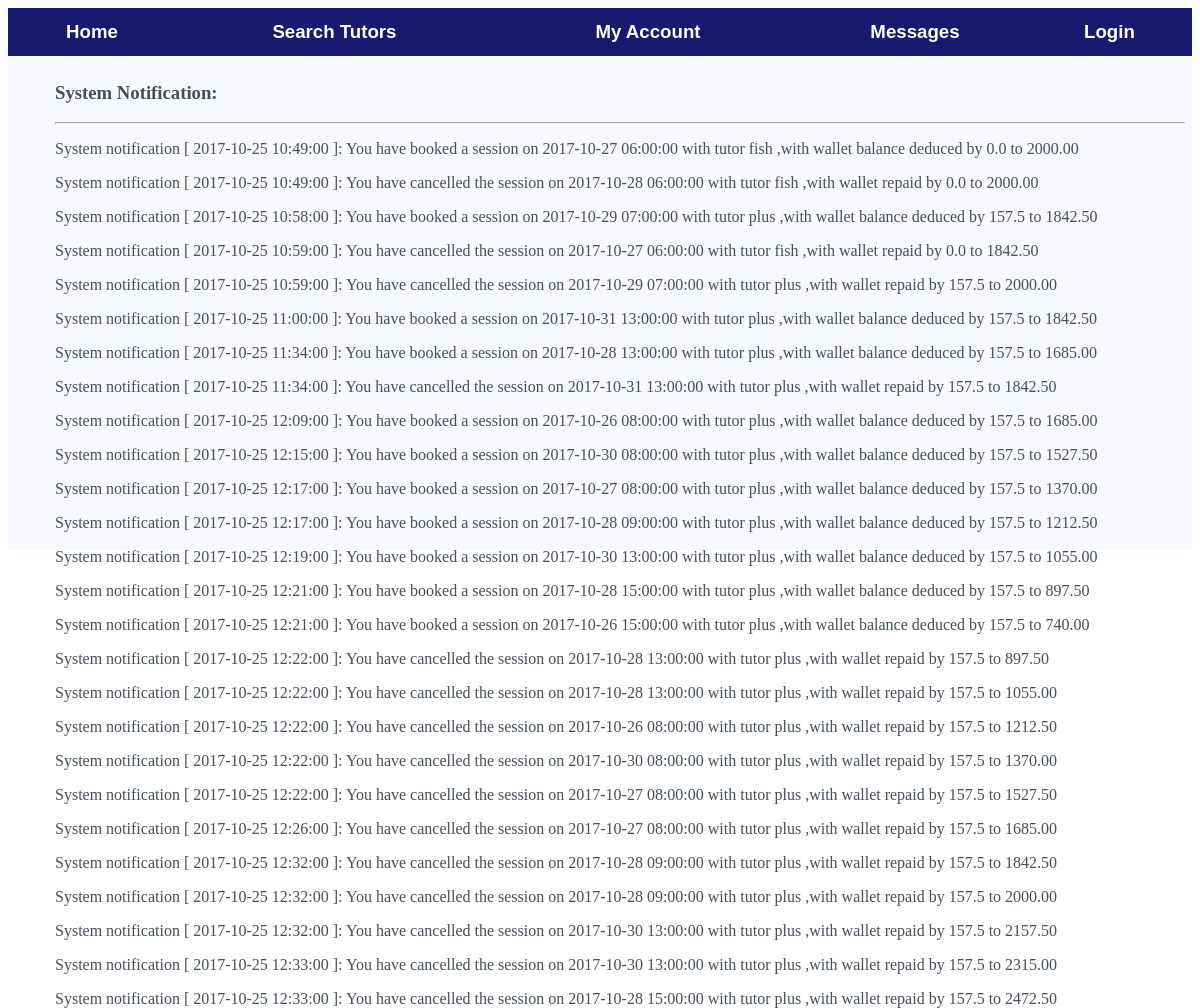
The page /Tutorial/2/message/ on the database as committed earlier.
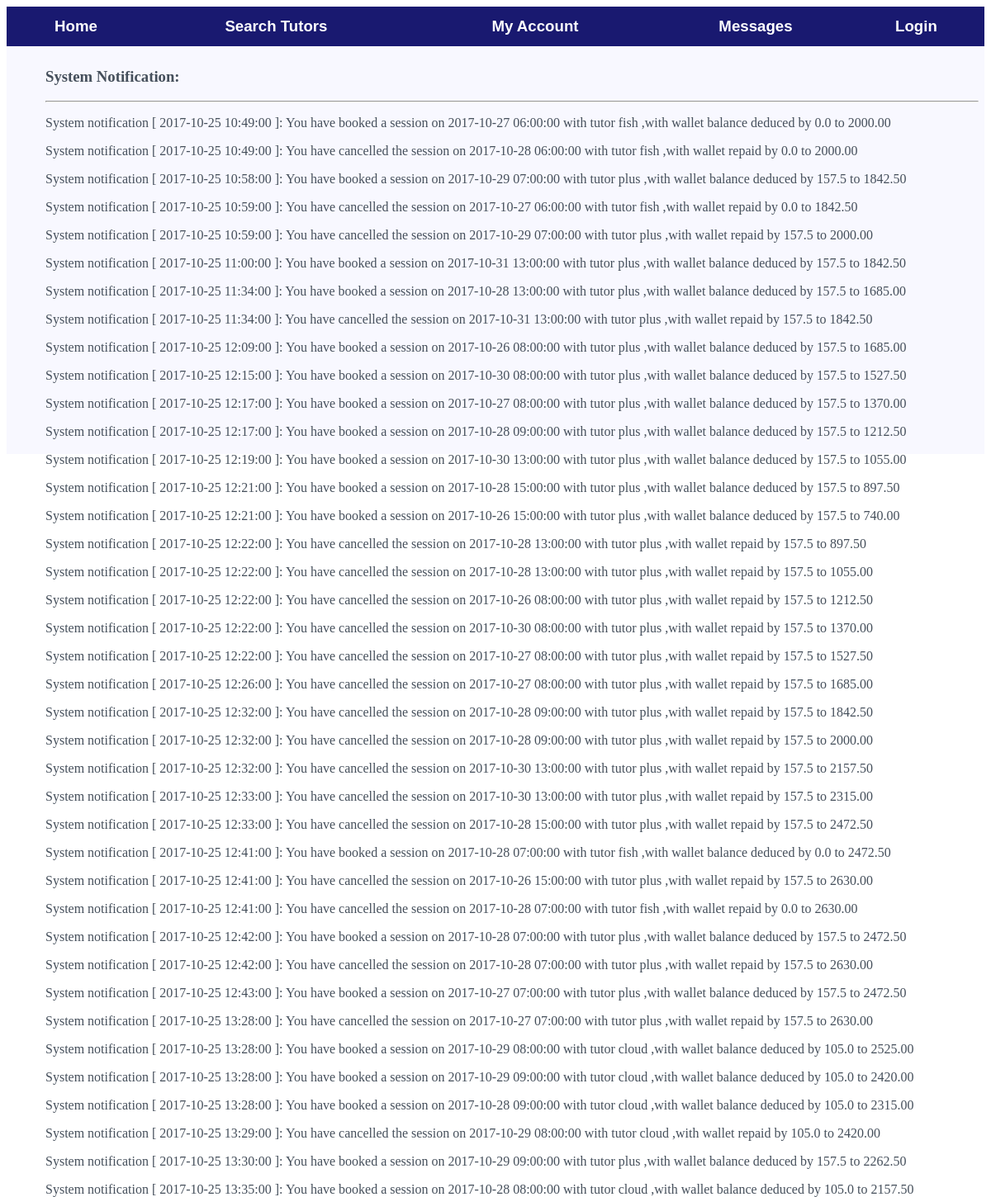
The same page on the database as committed later.
### Tutorial/models.py (models this page shows, shortened)
class Notification(models.Model):
    content = models.CharField(max_length=500)
    myuser = models.ForeignKey(MyUser, on_delete=models.CASCADE,null=True)

### Tutorial/views.py (the view)
# urls.py: url(r'^(?P<myuser_id>[0-9]+)/message/$', views.message, name='message'),
def message(request, myuser_id):
    myuser = get_object_or_404(MyUser, pk=myuser_id)
    messages = Notification.objects.filter(myuser=myuser)
    return render(request, 'message/message.html', {'user': myuser, 'messages': messages})

### Tutorial/templates/message/message.html (shortened to what this page needs)
{% extends "myaccount/myaccount.html" %}
{% block content%}
		<div id="Message" style="background-color : #F8F8FF; padding : 7px; height : 60%;">
			<ul style="  color : #454f5b; text-decoration: none;">
				<h3>System Notification: {{user.name}}</h3>
				<hr>
                {%for msg in messages%}
					<p>{{msg.content}}</p>
				{%endfor%}
			</ul>
		</div>
{% endblock %}

Rows that differ between the two databases and show on the page:
added Notification: content "System notification [ 2017-10-25 12:41:00 ]: You have booked a session on 2017-10-28 07:00:00 with tutor fish ,with wallet balance deduced by 0.0 to 2472.50"
added Notification: content "System notification [ 2017-10-25 12:41:00 ]: You have cancelled the session on 2017-10-26 15:00:00 with tutor plus ,with wallet repaid by 157.5 to 2630.00"
added Notification: content "System notification [ 2017-10-25 12:41:00 ]: You have cancelled the session on 2017-10-28 07:00:00 with tutor fish ,with wallet repaid by 0.0 to 2630.00"
added Notification: content "System notification [ 2017-10-25 12:42:00 ]: You have booked a session on 2017-10-28 07:00:00 with tutor plus ,with wallet balance deduced by 157.5 to 2472.50"
added Notification: content "System notification [ 2017-10-25 12:42:00 ]: You have cancelled the session on 2017-10-28 07:00:00 with tutor plus ,with wallet repaid by 157.5 to 2630.00"
added Notification: content "System notification [ 2017-10-25 12:43:00 ]: You have booked a session on 2017-10-27 07:00:00 with tutor plus ,with wallet balance deduced by 157.5 to 2472.50"
added Notification: content "System notification [ 2017-10-25 13:28:00 ]: You have cancelled the session on 2017-10-27 07:00:00 with tutor plus ,with wallet repaid by 157.5 to 2630.00"
added Notification: content "System notification [ 2017-10-25 13:28:00 ]: You have booked a session on 2017-10-29 08:00:00 with tutor cloud ,with wallet balance deduced by 105.0 to 2525.00"
added Notification: content "System notification [ 2017-10-25 13:28:00 ]: You have booked a session on 2017-10-29 09:00:00 with tutor cloud ,with wallet balance deduced by 105.0 to 2420.00"
added Notification: content "System notification [ 2017-10-25 13:28:00 ]: You have booked a session on 2017-10-28 09:00:00 with tutor cloud ,with wallet balance deduced by 105.0 to 2315.00"
added Notification: content "System notification [ 2017-10-25 13:29:00 ]: You have cancelled the session on 2017-10-29 08:00:00 with tutor cloud ,with wallet repaid by 105.0 to 2420.00"
added Notification: content "System notification [ 2017-10-25 13:30:00 ]: You have booked a session on 2017-10-29 09:00:00 with tutor plus ,with wallet balance deduced by 157.5 to 2262.50"
added Notification: content "System notification [ 2017-10-25 13:35:00 ]: You have booked a session on 2017-10-28 08:00:00 with tutor cloud ,with wallet balance deduced by 105.0 to 2157.50"
